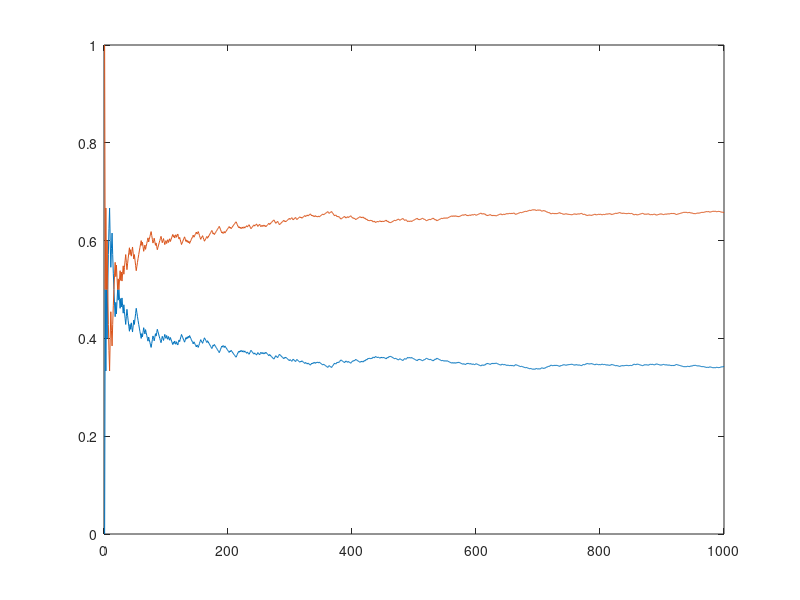

This chart was generated by the following MATLAB code:
winCounter = 0;
winCounter2 = 0;
nExperiment = 1000;
OddsOfWinNoSwitch = zeros(nExperiment,1);
OddsOfWinSwitch = zeros(nExperiment,1);

for i = 1:nExperiment
    doors = [1,2,3];
    doorWithCar = randi(3);
    myChoice = randi(3);
        if doorWithCar~=myChoice
            hostChoice = doors(doors~=doorWithCar);
            hostChoice = hostChoice(hostChoice~=myChoice);
            hostDoor = hostChoice;
            OddsOfWinNoSwitch(i) = winCounter2/i;
        elseif doorWithCar==myChoice
            winCounter2 = winCounter2 + 1
            OddsOfWinNoSwitch(i) = winCounter2/i;
            hostChoice = doors(doors~=doorWithCar);
            f = randi(2);
            hostDoor = hostChoice(f);
        end
    remainingDoors = doors(doors~=hostDoor);
    switchDoor = remainingDoors(remainingDoors~=myChoice);
        if switchDoor==doorWithCar
            winCounter = winCounter + 1;
            OddsOfWinSwitch(i) = winCounter/i;
        else
            OddsOfWinSwitch(i) = winCounter/i;
        end
end
disp(['Odds of winning without switching: ', num2str(winCounter2/nExperiment)]);
disp(['Odds of winning by switching: ', num2str(winCounter/nExperiment)]);
plot(OddsOfWinNoSwitch);
hold on;
plot(OddsOfWinSwitch);